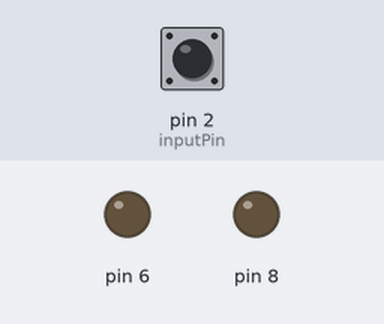
This sketch was run on a simulated Arduino Uno, built with avr-gcc and run on an emulated ATmega328P. On the bench: output pins drawn as LEDs (lit = HIGH). Dashed ring = blinking. The inputs (shaded band) are chosen by the test bench; at power-on: pin 2 (inputPin) LOW.

Above: at 1.2 s.
1.3 s: pin 2 (inputPin) driven HIGH
At 1.54 s:
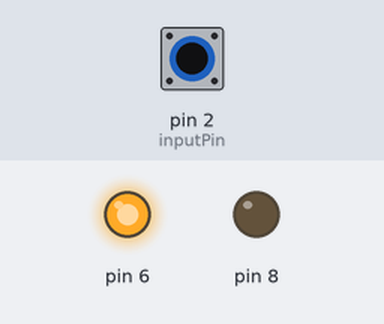
3.2 s: pin 2 (inputPin) pulsed LOW 2 times (0.12 s each, 0.3 s apart)
At 3.7 s:
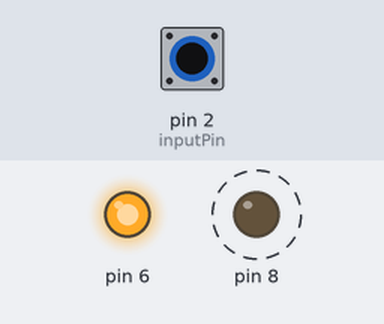
Timing chart, 0 to 6.2 s (numbered marks = the images above; inputs shaded):
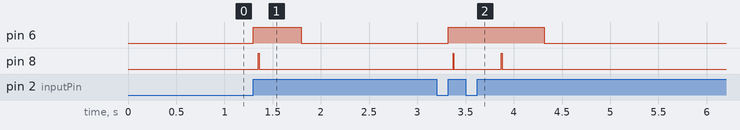

The sketch:

pulseDelay.ino
```cpp
/**************************************
      SET DELAY & EXTENSION HERE
***************************************/
/**************************************/
/**************************************/
/**************************************/
//Pulsedelayer
#define PULSEDELAY 50 //Delay for output 1 [ms]
#define DELAYEDPULSELENGTH 10 // Pulse length of output 1 [ms]

//Pulse extension
#define PULSEEXTENSION 500 // Extension for output 2 [ms]
/***************************************/
/**************************************/
/**************************************/
/**************************************/

const uint8_t inputPin = 2;
//Trigger input: D2
//Trigger output (delayed): D8
//Trigger output (extended): D6

//Ticks to millisecond for timer2. Actual value 249 but arduino clone oscilator seems to be off by .4% Might vary between models, with crystal oscillator value should be always 249
#define TIMER2TICKSTOMILLIS 248

volatile bool trigged = false;
volatile bool extensionTrigged = false;
volatile uint16_t timer2InterruptCount = 0;
//const uint16_t t1_load = 0;
//const uint16_t t1_comp = (MILLISECOND * PULSEDELAY)-1;

void setup() {
  //Disable global interrupts
  cli();
  //Set inputPin to input with pullup
  DDRD &= ~(1 << inputPin);
  PORTD |= (1 << inputPin);
  // pinMode(INPUTPIN, INPUT_PULLUP);
  //Rising edge interrupt for inputPin;
  EICRA |= (1 << ISC01);
  EICRA |= (1 << ISC00);
  // attachInterrupt(digitalPinToInterrupt(INPUTPIN), ISR_risingEdge, RISING);
  //Enable interrupts for INT0 (for inputPin)
  EIMSK |= (1 << INT0);
  //Set D8 pin to output
  DDRB = B00000001;
  //Set D8 pin low
  PORTB = B00000000;
  //Set D6 pin to output
  DDRD = B01000000;
  //Set D7 pin low
  PORTD = B00000000;

  //TIMER2 config for pulse extension
  //Reset timer2 control register A
  TCCR2A = 0;
  //Prescaler value to 64
  TCCR2B |= (1 << CS22);
  TCCR2B &= ~(1 << CS21);
  TCCR2B &= ~(1 << CS20);
  //Set timer2 compare value to equal one millisecond so we get one interrupt per millisecond
  TCNT2 = 0;
  OCR2A = TIMER2TICKSTOMILLIS;
    //turn on ctc mode
  TCCR2A |= (1 << WGM21);
  //Enable global interrupts
  sei();
}

void loop() {
  if (trigged && extensionTrigged) {
    trigged = false;
    extensionTrigged = false;
    //Disable timer2 interrupts
    TIMSK2 &= ~(1 <<  OCIE2A);
    timer2InterruptCount = 0;
    //Enable digital pin interrupt
    EIMSK |= (1 << INT0);
  }
}

//External interrupt
ISR(INT0_vect) {
  //Set d6 high
  PORTD = B01000000;
  //Start timer2 to count for pulsedelayer
  //Set timer2 count to 0
  TCNT2 = 0;
  //Clear output compare flag
  TIFR2 |= (1 << OCF2A);
  //Enable timer2 interrupts
  TIMSK2 = (1 << OCIE2A);
  //Disable digital pin interrupt
  EIMSK &= ~(1 << INT0);
}

//Timer2 interrupt
ISR(TIMER2_COMPA_vect) {
  timer2InterruptCount++;
  if ( timer2InterruptCount == PULSEEXTENSION) {
    PORTD = B00000000;
    extensionTrigged = true;
  }
  if(timer2InterruptCount == PULSEDELAY) {
    PORTB = B00000001;
    }
   if(timer2InterruptCount == PULSEDELAY + DELAYEDPULSELENGTH ) {
    PORTB = B00000000;
    trigged = true;
    }
}
```

Measured:
- after the input at 1.3 s, pin 6: LOW → HIGH at once, → LOW 0.50 s later; pin 8: LOW → HIGH after 0.05 s, → LOW 0.01 s later
- after the input at 3.2 s, pin 6: LOW → HIGH after 0.12 s, → LOW 1.0 s later; pin 8: alternates HIGH for 0.01 s and LOW for 0.49 s, 4 changes in all, then stays LOW, starting after 0.17 s
